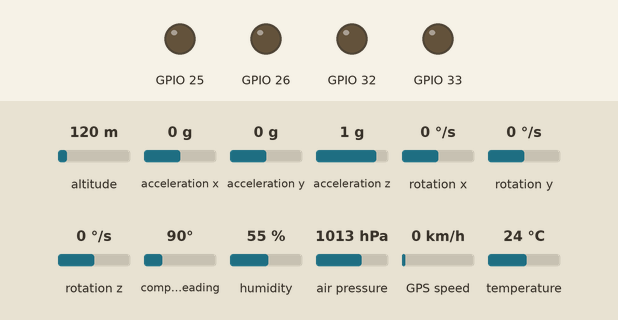
A sketch run on a simulated ESP32. Shown: output pins drawn as LEDs (lit = HIGH). Inputs (shaded band) come from the test bench; at power-on: altitude 120 m, acceleration x 0 g, acceleration y 0 g, acceleration z 1 g, rotation x 0 °/s, rotation y 0 °/s, rotation z 0 °/s, compass heading 90°, humidity 55 %, air pressure 1013 hPa, GPS speed 0 km/h, temperature 24 °C. The GPS gets a fix after 3 s at 37.7749, -122.4194 with 8 satellites; what the sketch prints to the serial monitor is not drawn.

Above: at 0.1 s.
At 1.1 s:
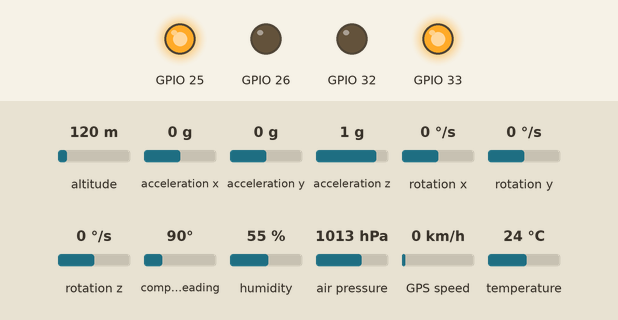
Timing chart, 0 to 2.6 s (numbered marks = the images above):
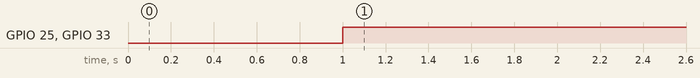

The sketch:

BBM1.ino
```cpp
//BME280
#include <Wire.h>
#include <Adafruit_Sensor.h>
#include <Adafruit_BME280.h>
//1013.25は地球の海面上の大気圧の平均値(1気圧)です。
#define SEALEVELPRESSURE_HPA (1013.25)
Adafruit_BME280 bme;

float temp;
float pressure;
float humid;
float altitude;//高度
//BME280


//BNO055
#include <Wire.h>
#include <Adafruit_BNO055.h>
#include <Adafruit_Sensor.h>
Adafruit_BNO055 bno = Adafruit_BNO055(55, 0x28);
//BNO055


//GPS
#include <TinyGPS++.h>
#include <HardwareSerial.h>
TinyGPSPlus gps;
HardwareSerial SerialGPS(1);
//GPS


/*
//bnicromewire
int cutparac = 23;          //切り離し用トランジスタのピン番号の宣言
int outputcutsecond = 3;    //切り離し時の9V電圧を流す時間，単位はsecond
//enicromewire
*/


//motor
// 前進
void forward()
{
  ledcWrite(0, 0); // channel, duty
  ledcWrite(1, 10000);
  ledcWrite(2, 0);
  ledcWrite(3, 10000);
}
// 停止
void stoppage()
{
  ledcWrite(0, 0);
  ledcWrite(1, 0);
  ledcWrite(2, 0);
  ledcWrite(3, 0);
}
// 回転
void rotating()
{
  ledcWrite(0, 0);
  ledcWrite(1, 5000);
  ledcWrite(2, 5000);
  ledcWrite(3, 0);
}
// 反回転
void reverse_rotating()
{
  ledcWrite(0, 5000);
  ledcWrite(1, 0);
  ledcWrite(2, 0);
  ledcWrite(3, 5000);
}
//motor


void setup(){

  Serial.begin(115200);

  // BME280
  bool status = bme.begin(0x76);
  if (!status) {
    Serial.println("BME280 sensorが使えません");
    while (1);
  }
  //BME280


//GPS
  Serial1.begin(9600,SERIAL_8N1,5,18);
//GPS


//bmotor
  ledcSetup(0, 490, 8);
  ledcSetup(1, 490, 8);
  ledcSetup(2, 490, 8);
  ledcSetup(3, 490, 8);

  ledcAttachPin(32, 0);
  ledcAttachPin(33, 1);
  ledcAttachPin(26, 2);
  ledcAttachPin(25, 3);
//motor


/*
//nicromewire
  pinMode(cutparac, OUTPUT);      //切り離し用トランジスタの出力宣言
  digitalWrite(cutparac, LOW);    //切り離し用トランジスタの出力オフ

  delay(10000);
  Serial.print("WARNING: 9v voltage on.\n");
  digitalWrite(cutparac, HIGH); //オン
  delay(outputcutsecond*1000);//十秒間電流を流す
  Serial.print("WARNING: 9v voltage off.\n");
  digitalWrite(cutparac, LOW); //オフ
  delay(5000);
//nicromewire
*/

//BNO055
  Wire.begin(21,22);
  if (!bno.begin()) {
    Serial.print("Ooops, no BNO055 detected ... Check your wiring or I2C ADDR!");
    while (1);
  }

  delay(1000);
//BNO055

//BNO055
  /* Display the current temperature */
  /*
  int8_t temp = bno.getTemp();
  Serial.print("Current Temperature: ");
  Serial.print(temp);
  Serial.println(" C");
  Serial.println("");

  bno.setExtCrystalUse(false);


  Serial.println("Calibration status values: 0=uncalibrated, 3=fully calibrated");
  bno055ticker.attach_ms(BNO055interval, get_bno055_data);
  */
//BNO055

}

void loop(){


  //motor
  forward();
  //motor


//BME280
  temp=bme.readTemperature();
  pressure=bme.readPressure() / 100.0F;
  humid=bme.readHumidity();
  altitude = bme.readAltitude(SEALEVELPRESSURE_HPA);
  Serial.print("温度 ;");
  Serial.print(temp);
  Serial.println(" °C");
  Serial.print("高度:");
  Serial.print(altitude-30);
  Serial.println("m");

  Serial.print("気圧 ;");
  Serial.print(pressure);
  Serial.println(" hPa");
  Serial.print("湿度 ;");
  Serial.print(humid);
  Serial.println(" %");
  delay(1000);
//BME280


//BNO055
  // Possible vector values can be:
  // - VECTOR_ACCELEROMETER - m/s^2
  // - VECTOR_MAGNETOMETER  - uT
  // - VECTOR_GYROSCOPE     - rad/s
  // - VECTOR_EULER         - degrees
  // - VECTOR_LINEARACCEL   - m/s^2
  // - VECTOR_GRAVITY       - m/s^2

  /*
  // キャリブレーションのステータスの取得と表示
  uint8_t system, gyro, accel, mag = 0;
  bno.getCalibration(&system, &gyro, &accel, &mag);
  Serial.print("CALIB Sys:");
  Serial.print(system, DEC);
  Serial.print(", Gy");
  Serial.print(gyro, DEC);
  Serial.print(", Ac");
  Serial.print(accel, DEC);
  Serial.print(", Mg");
  Serial.print(mag, DEC);
  */

  // ジャイロセンサ値の取得と表示
  imu::Vector<3> gyroscope = bno.getVector(Adafruit_BNO055::VECTOR_GYROSCOPE);
  Serial.print(" 　Gy_xyz:");
  Serial.print(gyroscope.x());
  Serial.print(", ");
  Serial.print(gyroscope.y());
  Serial.print(", ");
  Serial.print(gyroscope.z());


  // 加速度センサ値の取得と表示
  imu::Vector<3> accelermetor = bno.getVector(Adafruit_BNO055::VECTOR_ACCELEROMETER);
  Serial.print(" 　Ac_xyz:");
  Serial.print(accelermetor.x());
  Serial.print(", ");
  Serial.print(accelermetor.y());
  Serial.print(", ");
  Serial.print(accelermetor.z());


  // 磁力センサ値の取得と表示
  imu::Vector<3> magnetmetor = bno.getVector(Adafruit_BNO055::VECTOR_MAGNETOMETER);
  Serial.print(" 　Mg_xyz:");
  Serial.print(magnetmetor .x());
  Serial.print(", ");
  Serial.print(magnetmetor .y());
  Serial.print(", ");
  Serial.print(magnetmetor .z());


  /*
  // センサフュージョンによる方向推定値の取得と表示
  imu::Vector<3> euler = bno.getVector(Adafruit_BNO055::VECTOR_EULER);
  Serial.print(" 　DIR_xyz:");
  Serial.print(euler.x());
  Serial.print(", ");
  Serial.print(euler.y());
  Serial.print(", ");
  Serial.print(euler.z());
*/
  /*
    // センサフュージョンの方向推定値のクオータニオン
    imu::Quaternion quat = bno.getQuat();
    Serial.print("qW: ");
    Serial.print(quat.w(), 4);
    Serial.print(" qX: ");
    Serial.print(quat.x(), 4);
    Serial.print(" qY: ");
    Serial.print(quat.y(), 4);
    Serial.print(" qZ: ");
    Serial.print(quat.z(), 4);
    Serial.print("\t\t");
  */

  Serial.println();
  delay(1000);
//BNO055


  //GPS
  while (Serial1.available() > 0) {
    char c = Serial1.read();
    gps.encode(c);
    if (gps.location.isUpdated()) {
      Serial.print("LAT:  "); Serial.println(gps.location.lat(), 9);
      Serial.print("LONG: "); Serial.println(gps.location.lng(), 9);
    }
  }
  //GPS


}
```

Measured:
- by itself, GPIO 25, GPIO 33: LOW → HIGH at 1.0 s
